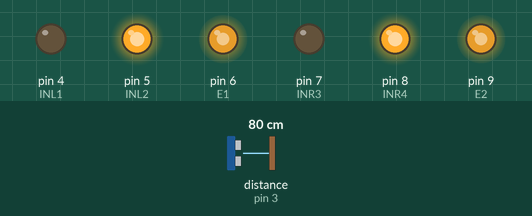
Recording of a sketch running on a simulated Arduino Uno, built with avr-gcc and run on an emulated ATmega328P. On the bench: output pins drawn as LEDs (lit = HIGH). Wiring (inferred from the names in the program): ultrasonic range finder: trigger pin 2; echo pin 3. The test bench sets the inputs (shaded band); at power-on: distance to the obstacle (sensor on pin 3) 80 cm. The echo pulse lasts 58.3 µs per cm; pins used as bus, display or sensor lines are not drawn.

Above: at 1.2 s.
1.3 s: distance to the obstacle (sensor on pin 3) set to 12 cm
2.8 s: distance to the obstacle (sensor on pin 3) set to 9 cm
At 4.2 s:
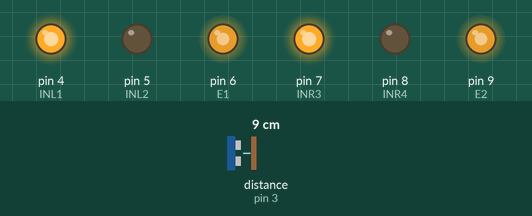
5.3 s: distance to the obstacle (sensor on pin 3) set to 18 cm
At 7.3 s:
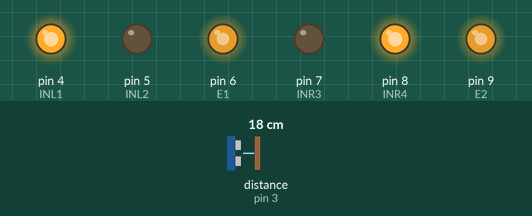
8.3 s: distance to the obstacle (sensor on pin 3) set to 2 cm
At 8.7 s:
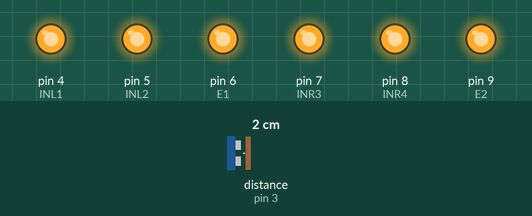
Timing chart, 0 to 11.3 s (numbered marks = the images above; inputs shaded):
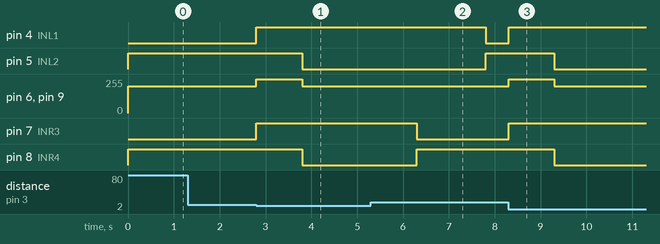

Measured:
- the behaviour switches between 11 and 10 cm on distance to the obstacle (sensor on pin 3) (found by bisection; images 0 and 1)
- after the input at 1.3 s, every drawn part: stays the same
- after the input at 2.8 s, pin 4 (INL1), pin 7 (INR3): LOW → HIGH at once; pin 5 (INL2), pin 8 (INR4): HIGH → LOW after 1.0 s; pin 6 (E1), pin 9 (E2): 200/255 → 255/255 at once, → 200/255 1.0 s later
- after the input at 5.3 s, pin 4 (INL1): HIGH → LOW after 2.5 s; pin 6 (E1), pin 9 (E2): stays 200/255 (without the input it goes to 255/255 after 2.5 s); pin 7 (INR3): goes on until 6.3 s, then stays LOW
- after the input at 8.3 s, pin 4 (INL1), pin 7 (INR3): LOW → HIGH at once; pin 5 (INL2), pin 8 (INR4): HIGH → LOW after 1.0 s; pin 6 (E1), pin 9 (E2): 200/255 → 255/255 at once, → 200/255 1.0 s later

The sketch:

ultrasonic-obstacle-avoidance.ino
```cpp
#define Trig 2
#define Echo 3

const int INL1 = 4;
const int INL2 = 5;
const int E1 = 6;
const int INR3 = 7;
const int INR4 = 8;
const int E2 = 9;

float cm;
float echoTime;

void setup()
{
  pinMode(Trig, OUTPUT);
  pinMode(Echo, INPUT);
  pinMode(INL1, OUTPUT);
  pinMode(INL2, OUTPUT);
  pinMode(INR3, OUTPUT);
  pinMode(INR4, OUTPUT);
  pinMode(E1, OUTPUT);
  pinMode(E2, OUTPUT);
}

void drive(int leftA, int leftB, int leftSpeed, int rightA, int rightB, int rightSpeed)
{
  digitalWrite(INL1, leftA);
  digitalWrite(INL2, leftB);
  analogWrite(E1, leftSpeed);
  digitalWrite(INR3, rightA);
  digitalWrite(INR4, rightB);
  analogWrite(E2, rightSpeed);
}

void loop()
{
  digitalWrite(Trig, LOW);
  delayMicroseconds(2);
  digitalWrite(Trig, HIGH);
  delayMicroseconds(10);
  digitalWrite(Trig, LOW);

  echoTime = float(pulseIn(Echo, HIGH));
  cm = (echoTime * 17) / 1000;

  if (cm < 10)
  {
    drive(HIGH, HIGH, 255, HIGH, HIGH, 255);
    delay(1000);
    drive(HIGH, LOW, 200, HIGH, LOW, 200);
    delay(1500);
    drive(HIGH, LOW, 200, HIGH, LOW, 200);
    delay(1000);
    drive(HIGH, LOW, 200, LOW, HIGH, 200);
    delay(1500);
  }
  else
  {
    drive(LOW, HIGH, 200, LOW, HIGH, 200);
  }
}
```
